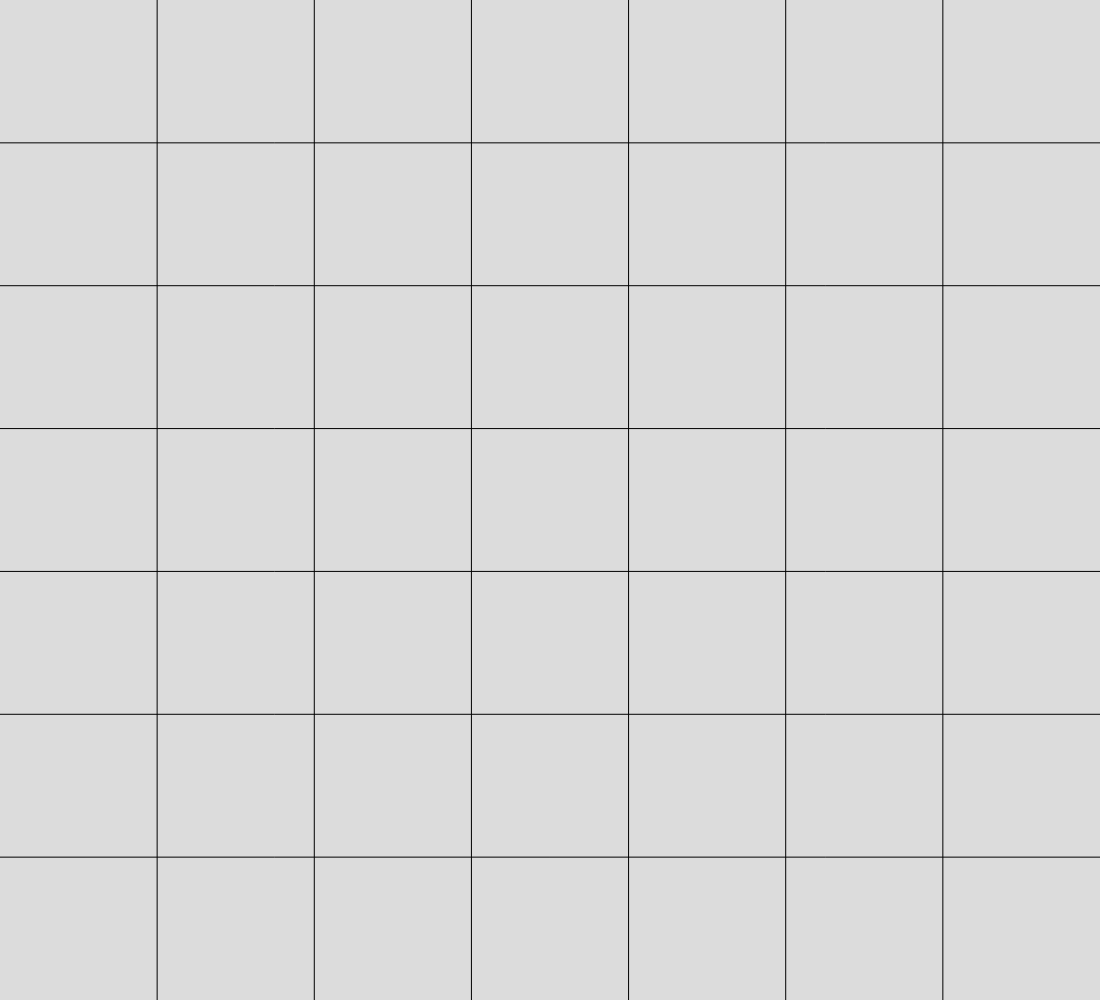
Frame 1 (no input)
Frame 60 (no input): identical to frame 1, image omitted
Frame 120 (the mouse pressed at the canvas centre since frame 60): identical to frame 1, image omitted

The p5.js sketch that drew this single still picture (run headless with seeded random() and noise() and a simulated clock; from frame 60 on, the mouse is pressed at the canvas centre):

// p5.js sketch
// ── sketch.js
// Project Title
// Your Name
// Date
//
// Extra for Experts:
// - describe what you did to take this project "above and beyond"


function setup() {
  createCanvas(windowHeight + 100, windowHeight);
}

function draw() {
  background(220);

  gameGrid();

}

function gameGrid() {
  for (let x = width/7; x < width; x+= width/7) {
    line(x, 0, x, height);
  }
  for (let y = height/7; y < height; y+= height/7) {
    line(0, y, width, y);
  }
}
